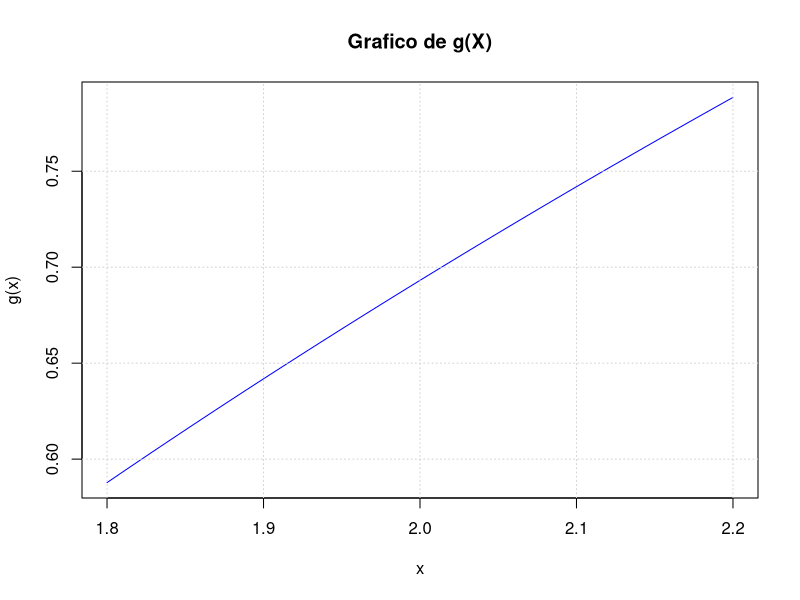
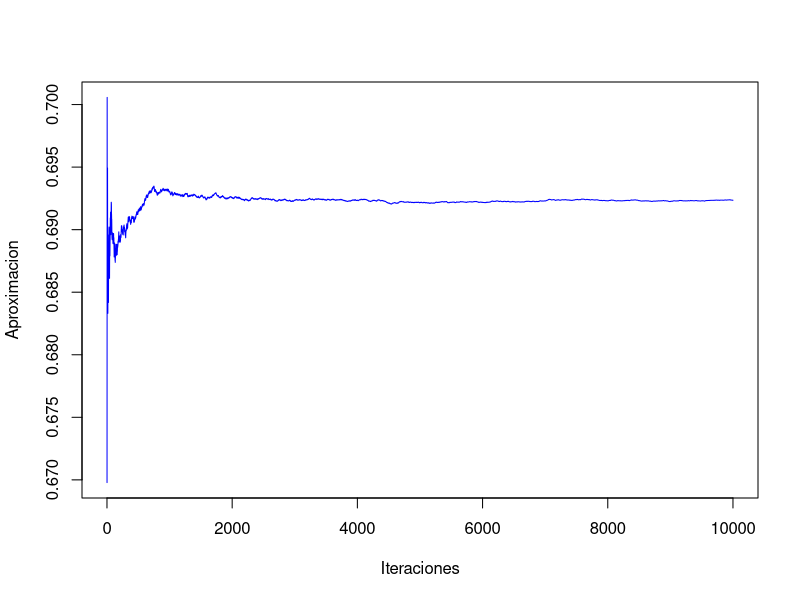

The R source for these figures, in order:
# Paquetes ----------------------------------------------------------------


# CSV y formatos --------------------------------------------------------



# Inciso 1 ---------------------------------------------------------------

set.seed(1410) # definimos una semilla
n <-10^4 # tamaño de la muestra
U <-runif(n, min = 1.9, max = 2.1) # genera un vector con distribución uniforme

g <-Vectorize(function(x) log(x)) # construimos función g 

curve(g,1.8,2.2,col="blue",lwd=1,main="Grafico de g(X)")
grid()  

Y <- g(U) #genera el vector para cada observación
acumulado<-cumsum(Y)/(1:n)
plot(1:n,acumulado,col="blue",type="l",ylab="Aproximacion",xlab="Iteraciones")


P_est1=mean(Y)
e1<-(abs(P_est1-log(2)))

# Inciso 2 ---------------------------------------------------------------------


